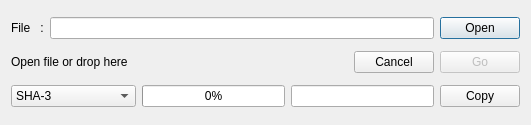
<?xml version="1.0" encoding="UTF-8"?>
<ui version="4.0">
 <class>HashCheckDialog</class>
 <widget class="QDialog" name="HashCheckDialog">
  <property name="geometry">
   <rect>
    <x>0</x>
    <y>0</y>
    <width>531</width>
    <height>125</height>
   </rect>
  </property>
  <property name="acceptDrops">
   <bool>true</bool>
  </property>
  <property name="windowTitle">
   <string>Hash Calculator</string>
  </property>
  <layout class="QVBoxLayout" name="verticalLayout_2">
   <item>
    <layout class="QHBoxLayout" name="horizontalLayout_2">
     <item>
      <widget class="QLabel" name="label">
       <property name="text">
        <string>File   :</string>
       </property>
      </widget>
     </item>
     <item>
      <widget class="QLineEdit" name="fileEdit">
       <property name="acceptDrops">
        <bool>false</bool>
       </property>
       <property name="placeholderText">
        <string notr="true"/>
       </property>
      </widget>
     </item>
     <item>
      <widget class="QPushButton" name="open">
       <property name="text">
        <string>Open</string>
       </property>
      </widget>
     </item>
    </layout>
   </item>
   <item>
    <layout class="QVBoxLayout" name="verticalLayout">
     <item>
      <layout class="QHBoxLayout" name="horizontalLayout_3">
       <item>
        <widget class="QLabel" name="label_2">
         <property name="acceptDrops">
          <bool>true</bool>
         </property>
         <property name="text">
          <string>Open file or drop here</string>
         </property>
        </widget>
       </item>
       <item>
        <spacer name="horizontalSpacer">
         <property name="orientation">
          <enum>Qt::Horizontal</enum>
         </property>
         <property name="sizeHint" stdset="0">
          <size>
           <width>40</width>
           <height>20</height>
          </size>
         </property>
        </spacer>
       </item>
       <item>
        <widget class="QPushButton" name="cancelButton">
         <property name="text">
          <string>Cancel</string>
         </property>
        </widget>
       </item>
       <item>
        <widget class="QPushButton" name="calculateButton">
         <property name="enabled">
          <bool>false</bool>
         </property>
         <property name="text">
          <string>Go</string>
         </property>
        </widget>
       </item>
      </layout>
     </item>
    </layout>
   </item>
   <item>
    <layout class="QHBoxLayout" name="horizontalLayout">
     <item>
      <widget class="QComboBox" name="hashSelector">
       <property name="currentText">
        <string notr="true">SHA-3</string>
       </property>
       <item>
        <property name="text">
         <string notr="true">SHA-3</string>
        </property>
       </item>
       <item>
        <property name="text">
         <string notr="true">SHA-1</string>
        </property>
       </item>
       <item>
        <property name="text">
         <string notr="true">SHA-224</string>
        </property>
       </item>
       <item>
        <property name="text">
         <string notr="true">SHA-256</string>
        </property>
       </item>
       <item>
        <property name="text">
         <string notr="true">SHA-384</string>
        </property>
       </item>
       <item>
        <property name="text">
         <string notr="true">SHA-512</string>
        </property>
       </item>
       <item>
        <property name="text">
         <string notr="true">SHA-512-256</string>
        </property>
       </item>
       <item>
        <property name="text">
         <string notr="true">Skein-512</string>
        </property>
       </item>
       <item>
        <property name="text">
         <string notr="true">Keccak-1600</string>
        </property>
       </item>
       <item>
        <property name="text">
         <string notr="true">Whirlpool</string>
        </property>
       </item>
       <item>
        <property name="text">
         <string notr="true">Blake2b</string>
        </property>
       </item>
       <item>
        <property name="text">
         <string notr="true">SHAKE-128(128)</string>
        </property>
       </item>
       <item>
        <property name="text">
         <string notr="true">SHAKE-256(256)</string>
        </property>
       </item>
       <item>
        <property name="text">
         <string notr="true">GOST-34.11</string>
        </property>
       </item>
       <item>
        <property name="text">
         <string notr="true">SM3</string>
        </property>
       </item>
       <item>
        <property name="text">
         <string notr="true">Streebog-256</string>
        </property>
       </item>
       <item>
        <property name="text">
         <string notr="true">Streebog-512</string>
        </property>
       </item>
       <item>
        <property name="text">
         <string notr="true">RIPEMD-160</string>
        </property>
       </item>
       <item>
        <property name="text">
         <string notr="true">Adler32</string>
        </property>
       </item>
       <item>
        <property name="text">
         <string notr="true">MD4</string>
        </property>
       </item>
       <item>
        <property name="text">
         <string notr="true">MD5</string>
        </property>
       </item>
       <item>
        <property name="text">
         <string notr="true">CRC24</string>
        </property>
       </item>
       <item>
        <property name="text">
         <string notr="true">CRC32</string>
        </property>
       </item>
      </widget>
     </item>
     <item>
      <widget class="QProgressBar" name="progressBar">
       <property name="value">
        <number>0</number>
       </property>
       <property name="textVisible">
        <bool>true</bool>
       </property>
       <property name="format">
        <string notr="true">%p%</string>
       </property>
      </widget>
     </item>
     <item>
      <widget class="QLineEdit" name="checksumEdit">
       <property name="acceptDrops">
        <bool>false</bool>
       </property>
       <property name="placeholderText">
        <string notr="true"/>
       </property>
      </widget>
     </item>
     <item>
      <widget class="QPushButton" name="copyButton">
       <property name="text">
        <string>Copy</string>
       </property>
      </widget>
     </item>
    </layout>
   </item>
  </layout>
 </widget>
 <layoutdefault spacing="6" margin="11"/>
 <resources/>
 <connections/>
</ui>
